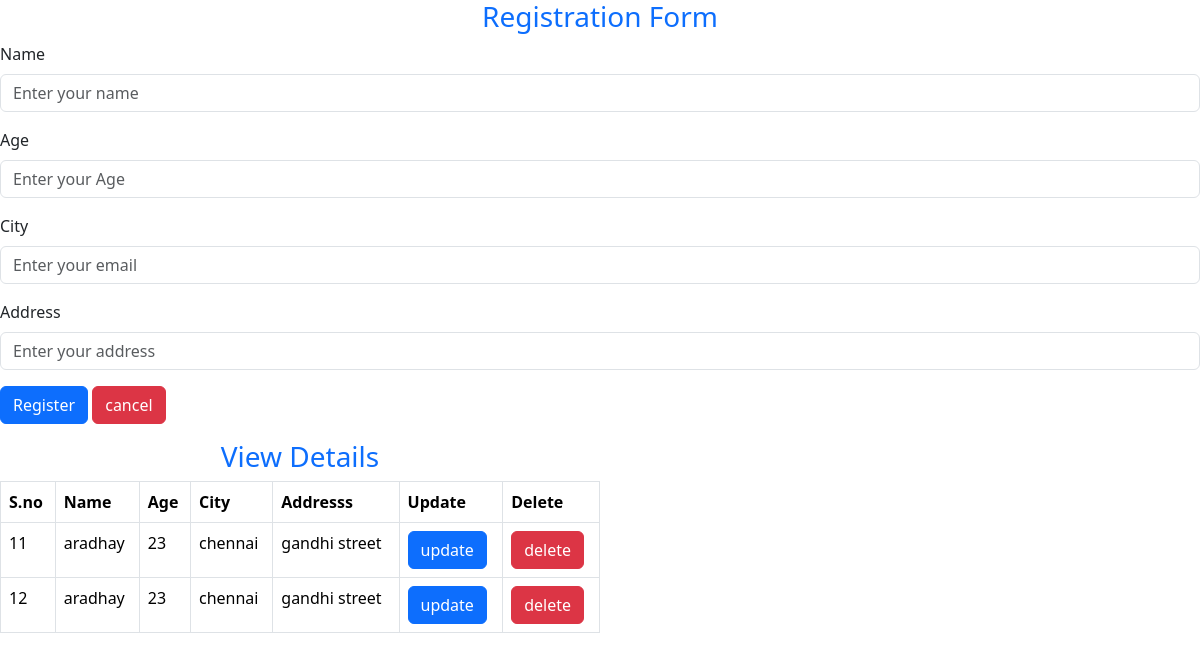
Before: / with the older database file.
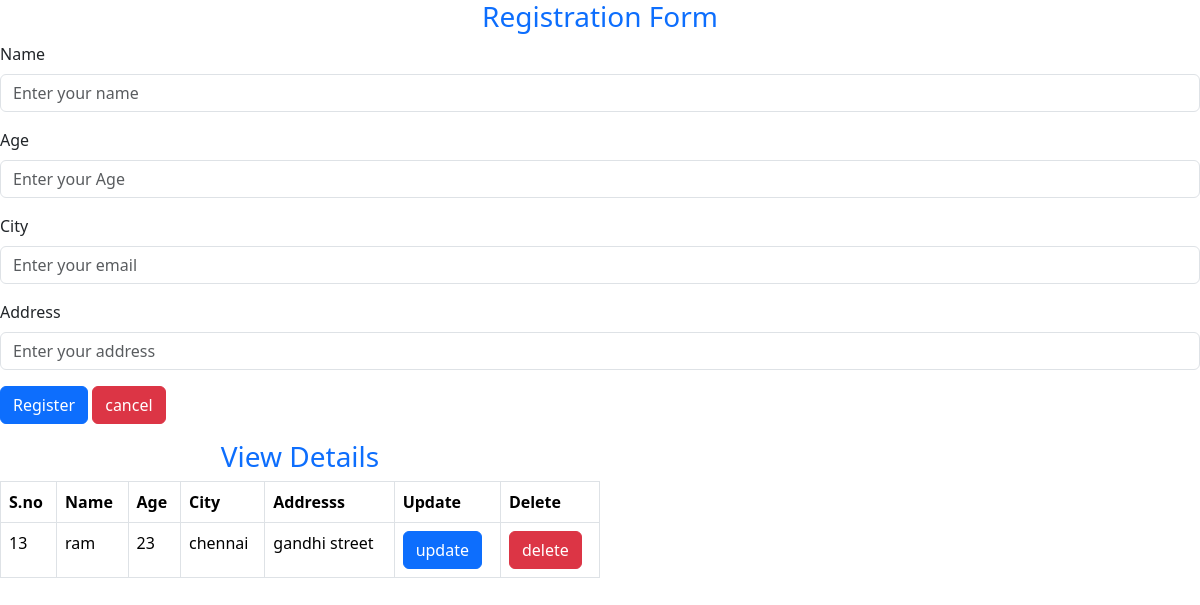
After: the same page with the newer database file.
### firstapp/models.py (models this page shows)
class data(models.Model):
   name=models.CharField(max_length=20)
   age=models.IntegerField()
   city=models.CharField(max_length=20)
   address=models.CharField(max_length=50)

### firstapp/views.py (the view)
# urls.py: 2. Add a URL to urlpatterns:  path('', views.home, name='home')
def home(request):
    mydata=data.objects.all()
    return render(request,'index.html',{'Data':mydata})

### template/index.html (shortened to what this page needs)
<!DOCTYPE html>
<html lang="en">
<head>
   {% load django_bootstrap5 %}
    {% bootstrap_css %}
</head>
<body>
    <form method="POST" action="addData">
       <h3 class="page-header text-primary text-center">Registration Form</h3>
         <div class="mb-3">
          <label for="name" class="form-label">Name</label>
          <input type="text" class="form-control"  name="name" placeholder="Enter your name">
        </div>
        <div class="mb-3">
            <label for="age" class="form-label">Age</label>
            <input type="text" class="form-control" name="age" placeholder="Enter your Age">
        </div>
        <div class="mb-3">
            <label for="city" class="form-label">City</label>
            <input type="text" class="form-control" name="city" placeholder="Enter your email">
        </div>
        <div class="mb-3">
            <label for="address" class="form-label">Address</label>
            <input type="text" class="form-control" name="address" placeholder="Enter your address">
        </div>
        <div class="mb-3 " >
            <input type="submit" value="Register" name="submit" class="btn btn-primary">
            <input type="reset" value="cancel" name="submit" class="btn btn-danger">
        </div>
    </form>
    <div class="col-md-6">
        <h3 class="page-header text-center text-primary">View Details</h3>
        <table class="table table-bordered">
            <tr>
                <th>S.no</th>
                <th>Name</th>
                <th>Age</th>
                <th>City</th>
                <th>Addresss</th>
                <th>Update</th>
                <th>Delete</th>
            </tr>
            {% for i in Data %}
            <tr>
                <td>{{ i.id }}</td>
                <td>{{ i.name }}</td>
                <td>{{ i.age }}</td>
                <td>{{ i.city }}</td>
                <td>{{ i.address }}</td>
                <td><a href="updateData/{{ i.id }}" class="btn btn-primary">update</a></td>
                <td><a href="deleteData/{{ i.id }}" class="btn btn-danger">delete</a></td>
            </tr>
            {% endfor %}
        </table>
    </div>
</body>
</html>

Changed rows visible on the page:
removed data: id "11", name "aradhay", age "23", city "chennai", address "gandhi street"
removed data: id "12", name "aradhay", age "23", city "chennai", address "gandhi street"
added data: id "13", name "ram", age "23", city "chennai", address "gandhi street"
